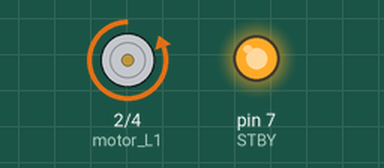
Simulated run of this sketch. Board: Arduino Uno, built with avr-gcc and run on an emulated ATmega328P. Shown: motor-driver pin pairs drawn as motors (green arrow = first pin HIGH = forward, orange = second pin HIGH = backward, longer = more drive, scaled by the enable pin, stopped while the standby pin is LOW), output pins drawn as LEDs (lit = HIGH).

Above: at 1.0 s.
At 3.0 s:
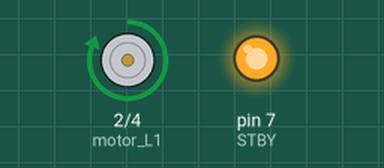
At 5.0 s:
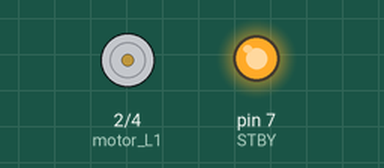
Timing chart, 0 to 6.9 s (numbered marks = the images above):
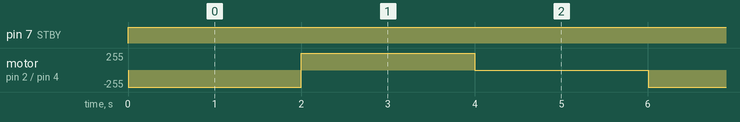

The sketch:

MotorTest.ino
```cpp
int motor_L2 = 4; //Bin1
int motor_L1 = 2; //Bin2
int PWMB = 6; //PWMB
int STBY = 7; //STBY

void setup()
{
    Serial.begin(9600);
    pinMode(STBY, OUTPUT);
    pinMode(motor_L1, OUTPUT);
    pinMode(motor_L2, OUTPUT);
}

void loop()
{
    digitalWrite(motor_L2,HIGH);
    digitalWrite(motor_L1, LOW);
    digitalWrite(STBY,HIGH);
    analogWrite(PWMB,255);
    delay(2000);
    digitalWrite(motor_L2,LOW);
    digitalWrite(motor_L1, HIGH);
    digitalWrite(STBY,HIGH);
    analogWrite(PWMB,255);
    delay(2000);
    digitalWrite(motor_L2,LOW);
    digitalWrite(motor_L1, HIGH);
    digitalWrite(STBY,HIGH);
    analogWrite(PWMB,0);
    delay(2000);
}
```

Measured:
- by itself, pin 7 (STBY): LOW → HIGH at 0.00 s
- by itself, motor on pin 2 (motor_L1) / pin 4 (motor_L2): repeats every 6.0 s: forward 255/255 2.0 s, stopped 2.0 s, backward 255/255 2.0 s
